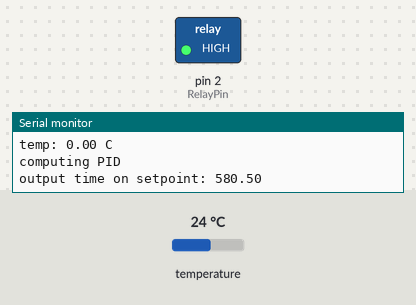
The sketch below on a simulated Arduino Uno, built with avr-gcc and run on an emulated ATmega328P. On the bench: switched loads named in the sketch (green lamp = pin HIGH), the last lines printed to the serial monitor. Inputs (shaded band) come from the test bench; at power-on: temperature 24 °C.

Above: at 0.1 s.
At 38.5 s:
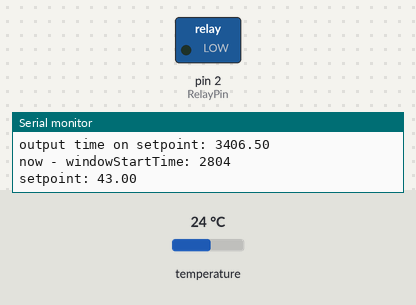
Timing chart, 0 to 40.0 s (numbered marks = the images above):
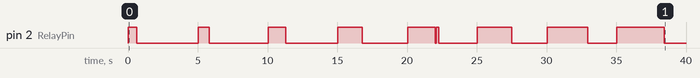

Measured:
- by itself, pin 2 (RelayPin): LOW → HIGH at 0.03 s, → LOW 0.59 s later, → HIGH 4.4 s later, → LOW 0.79 s later, … (18 changes in this stretch)

The sketch:

rice-cooker-sous-vide.ino
```cpp
// PID Library
#include <PID_v1.h>
#include <PID_AutoTune_v0.h>

// Libraries for the DS18B20 Temperature Sensor
#include <OneWire.h>
#include <DallasTemperature.h>

// So we can save and retrieve settings
#include <EEPROM.h>

// Output Relay
#define RelayPin 2

// ************************************************
// Sensor Variables and constants
// Data wire is plugged into port 12 on the Arduino

// One-Wire Temperature Sensor
// (Use GPIO pins for power/ground to simplify the wiring)
#define ONE_WIRE_BUS 12

// Setup a oneWire instance to communicate with any OneWire devices (not just Maxim/Dallas temperature ICs)
OneWire oneWire(ONE_WIRE_BUS);

// Pass our oneWire reference to Dallas Temperature.
DallasTemperature sensors(&oneWire);

// arrays to hold device address
DeviceAddress tempSensor;

// ************************************************
// PID Variables and constants
// ************************************************

boolean alreadyTuned = false;

//Define Variables we'll be connecting to
double Setpoint;
double Input;
double Output;

volatile long onTime = 0;

// pid tuning parameters
double Kp;
double Ki;
double Kd;

// EEPROM addresses for persisted data
const int SpAddress = 0;
const int KpAddress = 8;
const int KiAddress = 16;
const int KdAddress = 24;

//Specify the links and initial tuning parameters
PID myPID(&Input, &Output, &Setpoint, Kp, Ki, Kd, DIRECT);

// 10 second Time Proportional Output window
int WindowSize = 5000;
unsigned long windowStartTime;

// ************************************************
// Auto Tune Variables and constants
// ************************************************
byte ATuneModeRemember=2;

double aTuneStep=500;
double aTuneNoise=1;
unsigned int aTuneLookBack=20;

boolean tuning = false;

PID_ATune aTune(&Input, &Output);

// ************************************************
// States for state machine
// ************************************************
enum operatingState { OFF = 0, SETP, RUN, TUNE_P, TUNE_I, TUNE_D, AUTO};
operatingState opState = OFF;

void setup(void) {
  Setpoint = 43;
  Serial.begin(9600);
  Serial.println("starting program");

   // Start up the DS18B20 One Wire Temperature Sensor

   sensors.begin();
   if (!sensors.getAddress(tempSensor, 0))
   {
      Serial.println("no temp sensors!");
   }
   sensors.setResolution(tempSensor, 12);
   sensors.setWaitForConversion(false);

   pinMode(RelayPin, OUTPUT);    // Output mode to drive relay
   digitalWrite(RelayPin, LOW);  // make sure it is off to start

   // Initialize the PID and related variables
   LoadParameters();
   myPID.SetTunings(Kp,Ki,Kd);
   Serial.print("Kp: ");
   Serial.println(Kp);
   Serial.print("Ki: ");
   Serial.println(Ki);
   Serial.print("Kd: ");
   Serial.println(Kd);

   myPID.SetSampleTime(WindowSize/2);
   myPID.SetOutputLimits(0, WindowSize);

  // Run timer2 interrupt every 15 ms so the pulse timing will be accurate
  // even if the arduino is doing something else
  TCCR2A = 0;
  TCCR2B = 1<<CS22 | 1<<CS21 | 1<<CS20;

  //Timer2 Overflow Interrupt Enable
  TIMSK2 |= 1<<TOIE2;


  sensors.requestTemperatures(); // Start an asynchronous temperature reading

  //turn the PID on
   myPID.SetMode(AUTOMATIC);
   windowStartTime = millis();
   opState = RUN;
}

// ************************************************
// Timer Interrupt Handler
// ************************************************
SIGNAL(TIMER2_OVF_vect)
{
  if (opState == OFF)
  {
    digitalWrite(RelayPin, LOW);  // make sure relay is off
  }
  else
  {
    DriveOutput();
  }
}

void loop(void) {

  Serial.println("temp: " + String(Input) + " C");
  if (!alreadyTuned && !tuning && false)
  {
    StartAutoTune();
  }
  DoControl();
  delay(1000);
}

// ************************************************
// Called by ISR every 15ms to drive the output
// ************************************************
void DriveOutput()
{
  // Set the output
  // "on time" is proportional to the PID output
  if(millis() - windowStartTime>WindowSize)
  { //time to shift the Relay Window
     windowStartTime += WindowSize;
  }
  if((Output > (millis() - windowStartTime) && Setpoint>Input)) // for now, don't let the heater turn on if we exceed the setpoint
  {
     digitalWrite(RelayPin,HIGH);
  }
  else
  {
     digitalWrite(RelayPin,LOW);
  }
}

// ************************************************
// Execute the control loop
// ************************************************
void DoControl()
{
  // Read the input:
  if (sensors.isConversionAvailable(0))
  {
    Input = sensors.getTempC(tempSensor);
    sensors.requestTemperatures(); // prime the pump for the next one - but don't wait
  }

  if (tuning) // run the auto-tuner
  {
     if (aTune.Runtime()) // returns 'true' when done
     {
        FinishAutoTune();
     }
  }
  else // Execute control algorithm
  {
    Serial.println("");
    Serial.println("computing PID");
     myPID.Compute();
  }

  // Time Proportional relay state is updated regularly via timer interrupt.
  Serial.println("output time on setpoint: " + String(Output));
  Serial.print("now - windowStartTime: ");
  Serial.println(millis() - windowStartTime);
  Serial.print("setpoint: ");
  Serial.println(Setpoint);
}

void StartAutoTune()
{
  Serial.println("starting autotune");
   // Remember the mode we were in
   ATuneModeRemember = myPID.GetMode();

   // set up the auto-tune parameters
   aTune.SetNoiseBand(aTuneNoise);
   aTune.SetOutputStep(aTuneStep);
   aTune.SetLookbackSec((int)aTuneLookBack);
   aTune.SetControlType(1); // set PID control, 0 is PI control
   Serial.print("autotune lookback: ");
   Serial.println(aTune.GetLookbackSec());
   tuning = true;
}

void FinishAutoTune()
{
   tuning = false;

   // Extract the auto-tune calculated parameters
   Kp = aTune.GetKp();
   Ki = aTune.GetKi();
   Kd = aTune.GetKd();

   // Re-tune the PID and revert to normal control mode
   myPID.SetTunings(Kp,Ki,Kd);
   myPID.SetMode(ATuneModeRemember);

   // Persist any changed parameters to EEPROM
   SaveParameters();
   alreadyTuned = true;

   Serial.println("finished autotuning");
}

// ************************************************
// Saves PID parameters Kp, Ki, Kd to EEPROM
// ************************************************
void SaveParameters()
{
   if (Setpoint != EEPROM_readDouble(SpAddress))
   {
      EEPROM_writeDouble(SpAddress, Setpoint);
   }
   if (Kp != EEPROM_readDouble(KpAddress))
   {
      EEPROM_writeDouble(KpAddress, Kp);
   }
   if (Ki != EEPROM_readDouble(KiAddress))
   {
      EEPROM_writeDouble(KiAddress, Ki);
   }
   if (Kd != EEPROM_readDouble(KdAddress))
   {
      EEPROM_writeDouble(KdAddress, Kd);
   }
}

// ************************************************
// Loads PID parameters Kp, Ki, Kd from EEPROM
// ************************************************
void LoadParameters()
{
  // Load from EEPROM
   alreadyTuned = false;
   Setpoint = EEPROM_readDouble(SpAddress);
   Kp = EEPROM_readDouble(KpAddress);
   Ki = EEPROM_readDouble(KiAddress);
   Kd = EEPROM_readDouble(KdAddress);

   // Use defaults if EEPROM values are invalid
   if (isnan(Setpoint))
   {
     Setpoint = 43;
   }
   if (isnan(Kp))
   {
     Kp = 1;
     alreadyTuned = false;
   }
   if (isnan(Ki))
   {
     Ki = 5;
     alreadyTuned = false;
   }
   if (isnan(Kd))
   {
     Kd = 0;
     alreadyTuned = false;
   }
}

// ************************************************
// Write floating point values to EEPROM
// ************************************************
void EEPROM_writeDouble(int address, double value)
{
   byte* p = (byte*)(void*)&value;
   for (int i = 0; i < sizeof(value); i++)
   {
      EEPROM.write(address++, *p++);
   }
}

// ************************************************
// Read floating point values from EEPROM
// ************************************************
double EEPROM_readDouble(int address)
{
   double value = 0.0;
   byte* p = (byte*)(void*)&value;
   for (int i = 0; i < sizeof(value); i++)
   {
      *p++ = EEPROM.read(address++);
   }
   return value;
}
```
